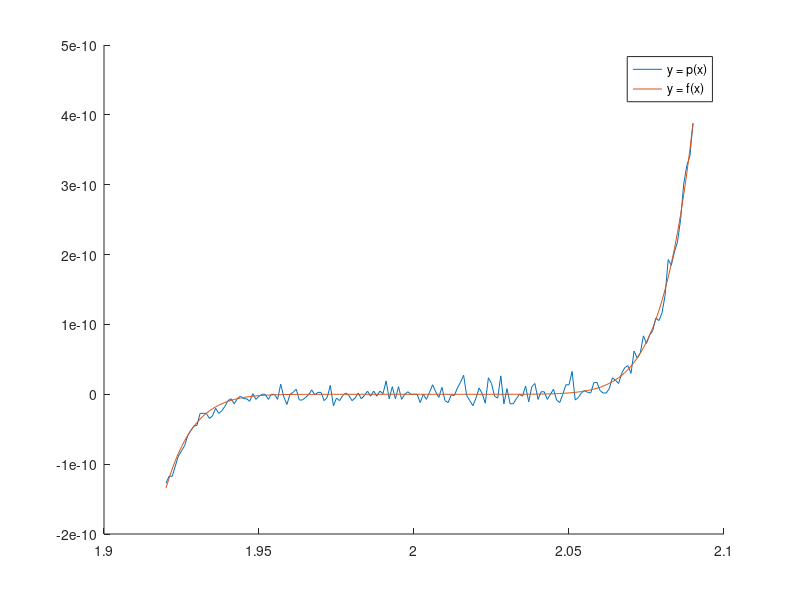

This figure's MATLAB source: (Note: this script raises an error after producing the figure.)
clc; close all; clear

x = 1.920:0.001:2.090;

p = x.^9-18*x.^8+ 144*x.^7 - 672*x.^6+ 2016*x.^5-4032*x.^4+ 5376*x.^3-4608*x.^2+2304*x-512;
f = (x-2).^9;
g = p-f;

figure(1);
hold on
plot(x,p,'DisplayName',strcat('y = p(x)'));
plot(x,f,'DisplayName','y = f(x)');
legend('show',Interpreter=("latex"));
title("Expanded vs Expression",Interpreter="latex");
xlabel('x',Interpreter="latex");
ylabel('y', Interpreter="latex");

hold off
